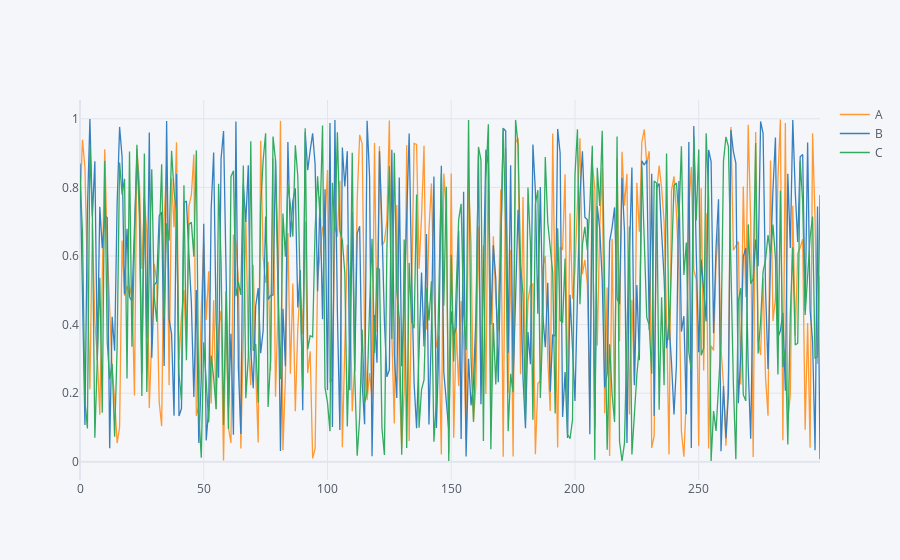

Notebook code cell kept with this figure:
### Code cell
df.iplot()

### Figure 1 — Plotly figure (JSON) as saved in the notebook; plotly's stock layout.template omitted (floating-point values rounded to 4 significant figures; data arrays with more than 128 entries replaced by an {"elided": "..."} marker saying what was removed)
{"data": [{"line": {"color": "rgba(255, 153, 51, 1.0)", "dash": "solid", "shape": "linear", "width": 1.3}, "mode": "lines", "name": "A", "text": "", "type": "scatter", "x": {"elided": "300 int values"}, "y": {"elided": "300 float values"}}, {"line": {"color": "rgba(55, 128, 191, 1.0)", "dash": "solid", "shape": "linear", "width": 1.3}, "mode": "lines", "name": "B", "text": "", "type": "scatter", "x": {"elided": "300 int values"}, "y": {"elided": "300 float values"}}, {"line": {"color": "rgba(50, 171, 96, 1.0)", "dash": "solid", "shape": "linear", "width": 1.3}, "mode": "lines", "name": "C", "text": "", "type": "scatter", "x": {"elided": "300 int values"}, "y": {"elided": "300 float values"}}], "layout": {"legend": {"bgcolor": "#F5F6F9", "font": {"color": "#4D5663"}}, "paper_bgcolor": "#F5F6F9", "plot_bgcolor": "#F5F6F9", "title": {"font": {"color": "#4D5663"}}, "xaxis": {"gridcolor": "#E1E5ED", "showgrid": true, "tickfont": {"color": "#4D5663"}, "title": {"font": {"color": "#4D5663"}, "text": ""}, "zerolinecolor": "#E1E5ED"}, "yaxis": {"gridcolor": "#E1E5ED", "showgrid": true, "tickfont": {"color": "#4D5663"}, "title": {"font": {"color": "#4D5663"}, "text": ""}, "zerolinecolor": "#E1E5ED"}}}
